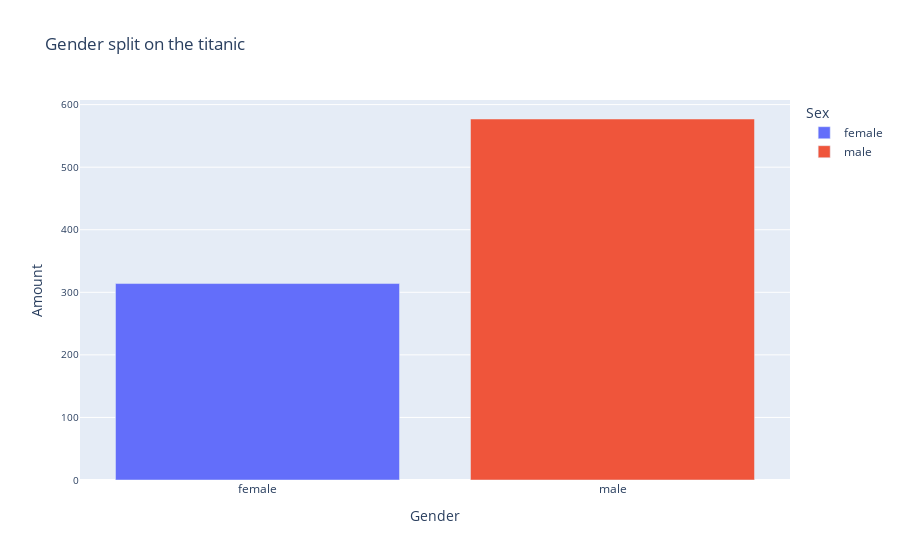

Here is the notebook cell this chart was saved with:
### Code cell
bar= px.bar(gendersplit, 
             x=gendersplit.index, 
             y=gendersplit['Survived'],  
             title='Gender split on the titanic',
             color=gendersplit.index,
             color_continuous_scale='Electric'
             )
bar.update_layout(coloraxis_showscale=False, xaxis_title = "Gender", yaxis_title='Amount')
bar.update_layout(yaxis=dict(tickfont=dict(size=10)))
bar.show()

### Figure 1 — Plotly figure (JSON) as saved in the notebook; plotly's stock layout.template omitted (floating-point values rounded to 4 significant figures)
{"data": [{"alignmentgroup": "True", "hovertemplate": "Sex=%{x}<br>Survived=%{y}<extra></extra>", "legendgroup": "female", "marker": {"color": "#636efa", "pattern": {"shape": ""}}, "name": "female", "offsetgroup": "female", "orientation": "v", "showlegend": true, "textposition": "auto", "type": "bar", "x": ["female"], "xaxis": "x", "y": [314], "yaxis": "y"}, {"alignmentgroup": "True", "hovertemplate": "Sex=%{x}<br>Survived=%{y}<extra></extra>", "legendgroup": "male", "marker": {"color": "#EF553B", "pattern": {"shape": ""}}, "name": "male", "offsetgroup": "male", "orientation": "v", "showlegend": true, "textposition": "auto", "type": "bar", "x": ["male"], "xaxis": "x", "y": [577], "yaxis": "y"}], "layout": {"barmode": "relative", "coloraxis": {"showscale": false}, "legend": {"title": {"text": "Sex"}, "tracegroupgap": 0}, "title": {"text": "Gender split on the titanic"}, "xaxis": {"anchor": "y", "categoryarray": ["female", "male"], "categoryorder": "array", "domain": [0, 1], "title": {"text": "Gender"}}, "yaxis": {"anchor": "x", "domain": [0, 1], "tickfont": {"size": 10}, "title": {"text": "Amount"}}}}
